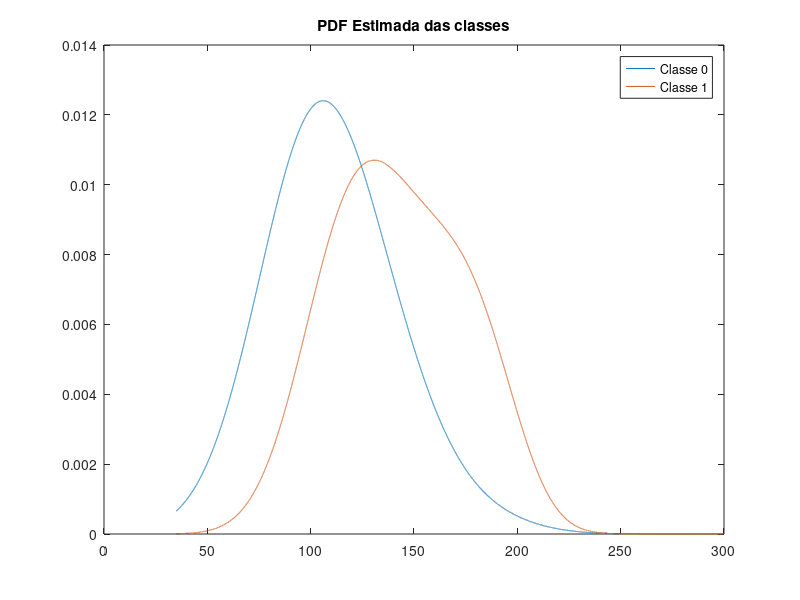

This figure's MATLAB source:
% 1.Estimacao da PDF usando Janelas Parzen com Janela Gaussiana
% 2. Classificador Bayesiano utilizando a PDF estimada.
clear
close all
clc
dados = load ('glicose.txt'); 
% Pessoas sem diabetes pertencem a Classe 0 e com diabetes a classe 1
classe0 = dados(find(dados(:,2) == 0),1);
classe1 = dados(find(dados(:,2) == 1),1);
n0 = length(classe0);
h0 = round(sqrt(n0));
n1 = length(classe1);
h1 = round(sqrt(n1));
dim = size(classe0,2);
x = [35:0.01:300];
for i = 1:length(x)
    xi = x(i);
    u = (xi-classe0)/h0;
    gaussiana = (1/sqrt(2*pi))*exp((-u.^2)./2);
    pdf_classe0(i) = (1/n0)*sum((1/h0^dim)*gaussiana);
    u = (xi-classe1)/h1;
    gaussiana = (1/sqrt(2*pi))*exp((-u.^2)./2);
    pdf_classe1(i) = (1/n1)*sum((1/h1^dim)*gaussiana);
end
plot(x,pdf_classe0)
hold on
plot(x,pdf_classe1)
legend('Classe 0', 'Classe 1')
title('PDF Estimada das classes')
%--------------------------------------------------------------------------
%----------------Classificador Bayesiano-----------------------------------
%Defincao dos "a priori": Como na nossa base temos aproximadamente 2/3 para
%classe 0 e 1/3 para classe 1 usaremos essas valores como a probabilidade
%da classe.
p_classe0 = 2/3;
p_classe1 = 1/3;
classe_estimada = 2*ones(length(dados),1);
acertos = 0;
erros = 0;
for i = 1:length(dados)
    xi = dados(i);
    classe = dados(i,2);
    idc = find(x==xi);
    aux0 = pdf_classe0(idc)*p_classe0;
    aux1 = pdf_classe1(idc)*p_classe1;
    if aux0 > aux1
        classe_estimada(i) = 0;
    else
        classe_estimada(i) = 1;
    end
    if classe_estimada(i) == classe
        acertos = acertos + 1;
    else
        erros = erros + 1;
    end
end
disp(['Tx_Acerto: ', num2str(100*acertos/(acertos+erros)), '%'])
%-------------------------------------------------------------------------
%Classificador para uma entrada dada pelo usuário
% entrada = input('Digite a glicose do paciente: ')
% idc = find(x==entrada);
% aux0 = pdf_classe0(idc)*p_classe0;
% aux1 = pdf_classe1(idc)*p_classe1;
% if aux0 > aux1
%     classe_estimada2 = 0
% else
%     classe_estimada2 = 1
% end
